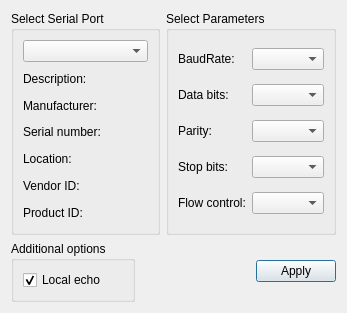
<?xml version="1.0" encoding="UTF-8"?>
<ui version="4.0">
 <class>SettingsDialog</class>
 <widget class="QDialog" name="SettingsDialog">
  <property name="geometry">
   <rect>
    <x>0</x>
    <y>0</y>
    <width>347</width>
    <height>313</height>
   </rect>
  </property>
  <property name="windowTitle">
   <string>Dialog</string>
  </property>
  <layout class="QGridLayout" name="gridLayout_5">
   <item row="0" column="0">
    <layout class="QVBoxLayout" name="verticalLayout_3">
     <item>
      <layout class="QHBoxLayout" name="horizontalLayout_5">
       <item>
        <widget class="QGroupBox" name="selectBox">
         <property name="title">
          <string>Select Serial Port</string>
         </property>
         <layout class="QGridLayout" name="gridLayout_3">
          <item row="1" column="0">
           <widget class="QLabel" name="descriptionLabel_2">
            <property name="text">
             <string>Description:</string>
            </property>
           </widget>
          </item>
          <item row="2" column="0">
           <widget class="QLabel" name="manufacturerLabel_2">
            <property name="text">
             <string>Manufacturer:</string>
            </property>
           </widget>
          </item>
          <item row="6" column="0">
           <widget class="QLabel" name="pidLabel_2">
            <property name="text">
             <string>Product ID:</string>
            </property>
           </widget>
          </item>
          <item row="4" column="0">
           <widget class="QLabel" name="locationLabel_2">
            <property name="text">
             <string>Location:</string>
            </property>
           </widget>
          </item>
          <item row="3" column="0">
           <widget class="QLabel" name="serialNumberLabel_2">
            <property name="text">
             <string>Serial number:</string>
            </property>
           </widget>
          </item>
          <item row="5" column="0">
           <widget class="QLabel" name="vidLabel_2">
            <property name="text">
             <string>Vendor ID:</string>
            </property>
           </widget>
          </item>
          <item row="0" column="0">
           <widget class="QComboBox" name="serialPortInfoListBox_2"/>
          </item>
         </layout>
        </widget>
       </item>
       <item>
        <widget class="QGroupBox" name="parametersBox">
         <property name="title">
          <string>Select Parameters</string>
         </property>
         <layout class="QGridLayout" name="gridLayout_4">
          <item row="1" column="1">
           <widget class="QComboBox" name="dataBitsBox_2"/>
          </item>
          <item row="2" column="0">
           <widget class="QLabel" name="parityLabel_2">
            <property name="text">
             <string>Parity:</string>
            </property>
           </widget>
          </item>
          <item row="2" column="1">
           <widget class="QComboBox" name="parityBox_2"/>
          </item>
          <item row="1" column="0">
           <widget class="QLabel" name="dataBitsLabel_2">
            <property name="text">
             <string>Data bits:</string>
            </property>
           </widget>
          </item>
          <item row="4" column="0">
           <widget class="QLabel" name="flowControlLabel_2">
            <property name="text">
             <string>Flow control:</string>
            </property>
           </widget>
          </item>
          <item row="4" column="1">
           <widget class="QComboBox" name="flowControlBox_2"/>
          </item>
          <item row="0" column="0">
           <widget class="QLabel" name="baudRateLabel_2">
            <property name="text">
             <string>BaudRate:</string>
            </property>
           </widget>
          </item>
          <item row="3" column="1">
           <widget class="QComboBox" name="stopBitsBox_2"/>
          </item>
          <item row="0" column="1">
           <widget class="QComboBox" name="baudRateBox_2_2"/>
          </item>
          <item row="3" column="0">
           <widget class="QLabel" name="stopBitsLabel_2">
            <property name="text">
             <string>Stop bits:</string>
            </property>
           </widget>
          </item>
         </layout>
        </widget>
       </item>
      </layout>
     </item>
     <item>
      <layout class="QHBoxLayout" name="horizontalLayout_3">
       <item>
        <widget class="QGroupBox" name="additionalOptionsGroupBox_2">
         <property name="title">
          <string>Additional options</string>
         </property>
         <layout class="QVBoxLayout" name="verticalLayout_2">
          <item>
           <widget class="QCheckBox" name="localEchoCheckBox_2">
            <property name="text">
             <string>Local echo</string>
            </property>
            <property name="checked">
             <bool>true</bool>
            </property>
           </widget>
          </item>
         </layout>
        </widget>
       </item>
       <item>
        <layout class="QHBoxLayout" name="horizontalLayout_4">
         <item>
          <spacer name="horizontalSpacer_2">
           <property name="orientation">
            <enum>Qt::Horizontal</enum>
           </property>
           <property name="sizeHint" stdset="0">
            <size>
             <width>96</width>
             <height>20</height>
            </size>
           </property>
          </spacer>
         </item>
         <item>
          <widget class="QPushButton" name="applyButton_2">
           <property name="text">
            <string>Apply</string>
           </property>
          </widget>
         </item>
        </layout>
       </item>
      </layout>
     </item>
    </layout>
   </item>
  </layout>
 </widget>
 <resources/>
 <connections/>
</ui>
